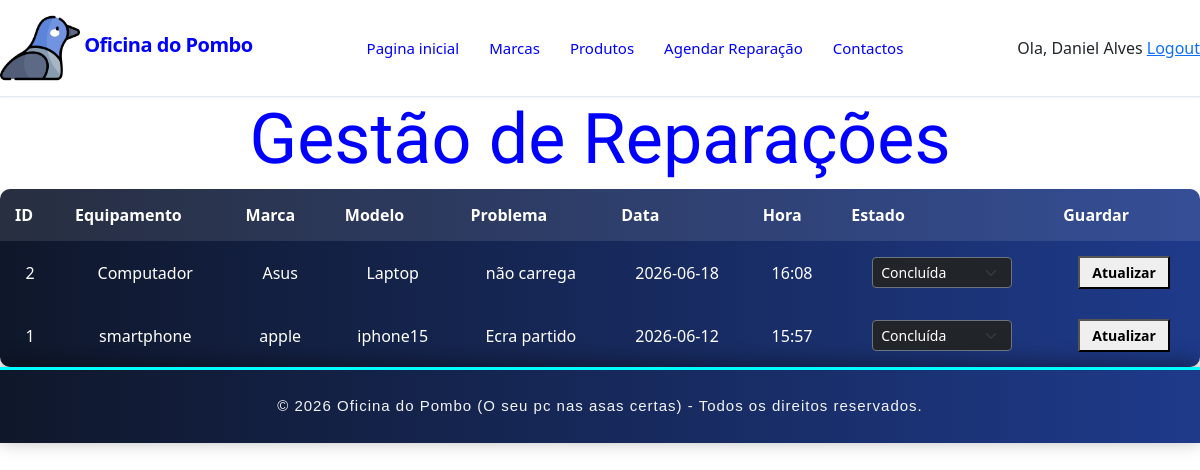
/reparacao_admin (signed in), run on the app's committed database.
### tables this page shows
CREATE TABLE reparacoes (
    id INTEGER PRIMARY KEY AUTOINCREMENT,
    clientes_id INTEGER NOT NULL,
    equipamento TEXT NOT NULL,
    marca TEXT,
    modelo TEXT,
    problema TEXT NOT NULL,
    data_reparacao TEXT NOT NULL,
    hora_reparacao TEXT NOT NULL,
    estado TEXT DEFAULT 'Pendente',
    FOREIGN KEY (clientes_id) REFERENCES utilizadores(id_user)
);

### routes/reparacoes.py (the view)
@reparacoes_route.route('/reparacao_admin')
def reparacoes():
    conn = sqlite3.connect('oficina_do_pombo.db')
    cursor = conn.cursor()
    cursor.execute("""
    SELECT
        id,
        clientes_id,
        equipamento,
        marca,
        modelo,
        problema,
        data_reparacao,
        hora_reparacao,
        estado
    FROM reparacoes
    ORDER BY data_reparacao DESC
    """)
    reparacoes = cursor.fetchall()
    conn.close()
    return render_template(
        'reparacao_admin.html',
        reparacoes=reparacoes
    )

### templates/reparacao_admin.html (shortened to what this page needs)
<link rel="stylesheet" href="{{ url_for('static', filename='css/style.css') }}">
<link rel="stylesheet" href="{{ url_for('static', filename='css/style2.css') }}">
<link rel="stylesheet" href="{{ url_for('static', filename='css/cursor.css') }}">
{% include 'header.html' %}
<h4 class="rgb-text">Gestão de Reparações</h4>
<table>
    <tr>
        <th>ID</th>
        <th>Equipamento</th>
        <th>Marca</th>
        <th>Modelo</th>
        <th>Problema</th>
        <th>Data</th>
        <th>Hora</th>
        <th>Estado</th>
        <th>Guardar</th>
    </tr>
    {% for reparacao in reparacoes %}
    <tr>
        <td>{{ reparacao[0] }}</td>
        <td>{{ reparacao[2] }}</td>
        <td>{{ reparacao[3] }}</td>
        <td>{{ reparacao[4] }}</td>
        <td>{{ reparacao[5] }}</td>
        <td>{{ reparacao[6] }}</td>
        <td>{{ reparacao[7] }}</td>
        <td>
            <select name="estado" form="form-reparacao-{{ reparacao[0] }}" class="form-select form-select-sm bg-dark text-white border-secondary" style="width: 140px; cursor: pointer; display: inline-block;">
                <option value="Concluída" {% if reparacao[8] == 'Concluída' %}selected{% endif %}>Concluída</option>
            </select>
        </td>
        <td>
            <button type="submit" form="form-reparacao-{{ reparacao[0] }}" class="btn-premium-success" style="padding: 5px 12px; font-size: 0.875rem; font-weight: bold; transition: all 0.2s;">Atualizar</button>
        </td>
    </tr>
    {% endfor %}
</table>
{% include 'footer.html'%}

### static/css/style.css (style rules this page uses)
* { margin: 0; padding: 0; box-sizing: border-box; }
body { font-family: 'Inter', sans-serif; background-color: #ffffff; color: #0000FF; }
body { font-family: Arial, sans-serif; margin: 20px; }
h4 { color: #0000FF !important; font-family: 'Rajdhani', sans-serif !important; text-align: center; font-size: 70px !important; }
table { width: 100%; border-collapse: collapse; background: linear-gradient(90deg, #0f172a, #1e3a8a); color: white; border-radius: 10px; overflow: hidden; }
th, td { padding: 15px; text-align: center; }
th { background: rgba(255, 255, 255, 0.1); }

### static/css/style2.css (style rules this page uses)
body { font-family: 'Poppins', sans-serif; color: #0000FF; }

### static/css/cursor.css (style rules this page uses)
* { cursor: url('/static/imagens/tinkpro-1779888482251.png'), auto; }

### data on the page
reparacoes: id "2", equipamento "Computador", marca "Asus", modelo "Laptop", problema "não carrega", data_reparacao "2026-06-18", hora_reparacao "16:08", estado "Concluída"
reparacoes: id "1", equipamento "smartphone", marca "apple", modelo "iphone15", problema "Ecra partido", data_reparacao "2026-06-12", hora_reparacao "15:57", estado "Concluída"

### other printed values
{{ session.nome }} "Daniel Alves"
